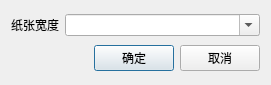
<?xml version="1.0" encoding="UTF-8"?>
<ui version="4.0">
 <class>public_printby_ch_billno_over_view_set</class>
 <widget class="QDialog" name="public_printby_ch_billno_over_view_set">
  <property name="geometry">
   <rect>
    <x>0</x>
    <y>0</y>
    <width>271</width>
    <height>85</height>
   </rect>
  </property>
  <property name="windowTitle">
   <string>Dialog</string>
  </property>
  <layout class="QVBoxLayout" name="verticalLayout">
   <item>
    <layout class="QHBoxLayout" name="horizontalLayout_2" stretch="0,1">
     <item>
      <widget class="QLabel" name="label">
       <property name="text">
        <string>纸张宽度</string>
       </property>
      </widget>
     </item>
     <item>
      <widget class="QComboBox" name="comboBox">
       <property name="editable">
        <bool>true</bool>
       </property>
      </widget>
     </item>
    </layout>
   </item>
   <item>
    <layout class="QHBoxLayout" name="horizontalLayout">
     <item>
      <spacer name="horizontalSpacer">
       <property name="orientation">
        <enum>Qt::Horizontal</enum>
       </property>
       <property name="sizeHint" stdset="0">
        <size>
         <width>40</width>
         <height>20</height>
        </size>
       </property>
      </spacer>
     </item>
     <item>
      <widget class="QPushButton" name="pushButton_ok">
       <property name="text">
        <string>确定</string>
       </property>
      </widget>
     </item>
     <item>
      <widget class="QPushButton" name="pushButton_cancel">
       <property name="text">
        <string>取消</string>
       </property>
      </widget>
     </item>
    </layout>
   </item>
  </layout>
 </widget>
 <resources/>
 <connections/>
</ui>
